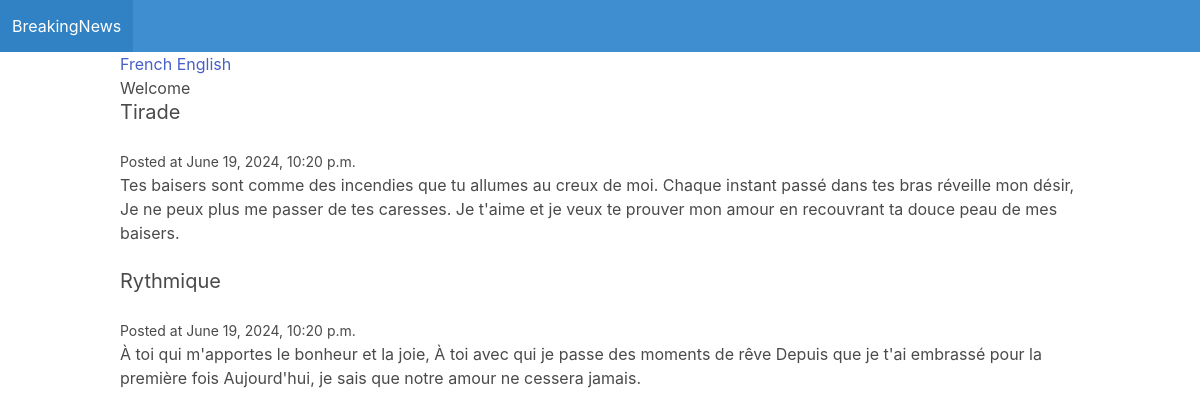
Before: /en/ with the older database file.
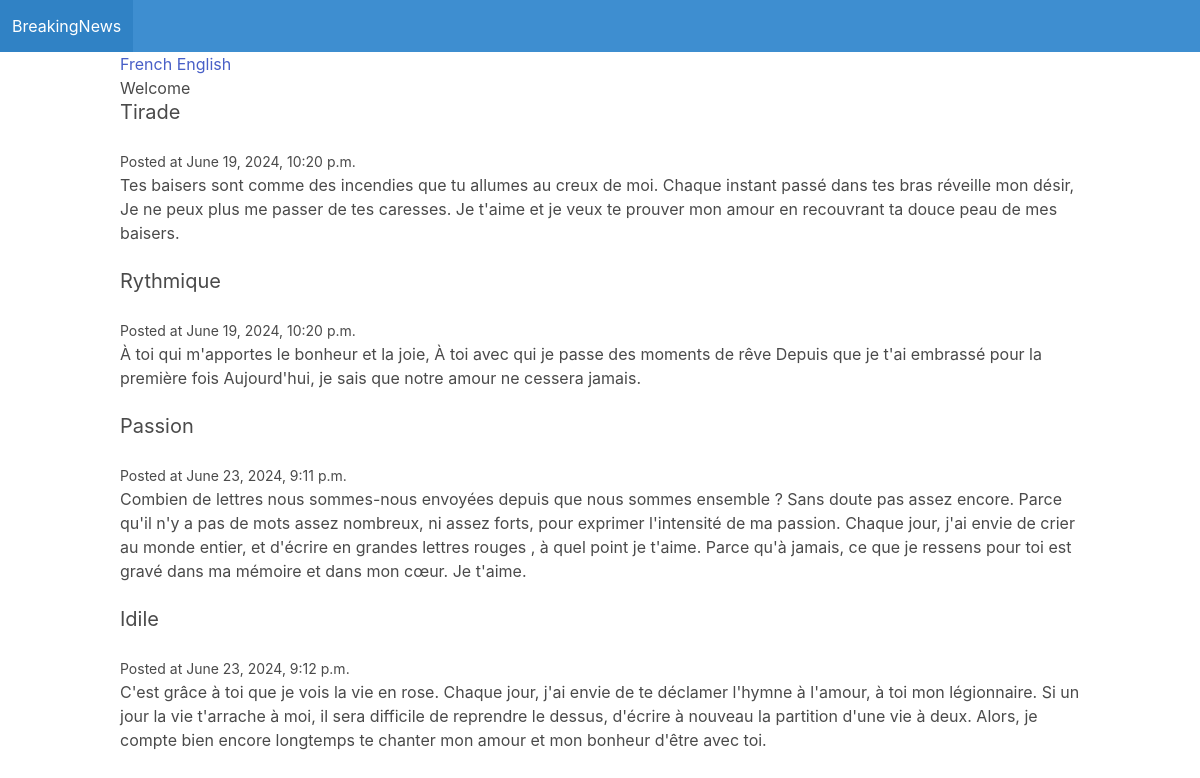
After: the same page with the newer database file.
### blog/models.py (models this page shows)
class Post(models.Model):
    title = models.CharField(max_length=255)
    content = models.CharField(max_length=500)
    publication_date = models.DateTimeField(auto_now_add=True)

### blog/views.py (the view)
# urls.py: path('', ExtendedFront, name='ExtendedFront'),
def ExtendedFront(request):
    posts = Post.objects.all()
    return render(request, 'blog/ExtendedFront.html', {'posts': posts})

### blog/templates/blog/ExtendedFront.html
{% extends 'blog/base.html' %} {% load i18n %} {% block content %}
<a href="/fr/" role="button">{% trans "French" %}</a>
<a href="/en/" role="button">{% trans "English" %}</a>
<div class="bienvenue">{% trans "Welcome" %}</div>
{% for post in posts %}
<div class="post block">
  <h2 class="subtitle">{{ post.title }}</h2>
  <small>{% trans "Posted at" %} {{ post.publication_date }}</small>
  <p>{{ post.content }}</p>
</div>
{% endfor %} {% endblock %}

### blog/templates/blog/base.html (shortened to what this page needs)
<!DOCTYPE html>
<html lang="en">
  <head>
    <link
      rel="stylesheet"
      href="https://cdn.jsdelivr.net/npm/bulma@0.9.1/css/bulma.min.css"
    />
  </head>
  <body>
    <nav class="navbar is-info">
      <div class="navbar-brand">
        <a href="/" class="navbar-item">BreakingNews</a>
      </div>
    </nav>
    <section>
      <div class="container">{% block content %} {% endblock %}</div>
    </section>
  </body>
</html>

Changed rows visible on the page:
added Post: title "Passion", publication_date "June 23, 2024, 9:11 p.m.", content "Combien de lettres nous sommes-nous envoyées depuis que nous sommes ensemble ? Sans doute pas assez encore. Parce qu'il n'y a pas de mots assez nombreux, ni assez forts, pour exprimer l'intensité de ma passion. Chaque jour, j'ai envie de crier au monde entier, et d'écrire en grandes lettres rouges , à quel point je t'aime. Parce qu'à jamais, ce que je ressens pour toi est gravé dans ma mémoire et dans mon cœur. Je t'aime."
added Post: title "Idile", publication_date "June 23, 2024, 9:12 p.m.", content "C'est grâce à toi que je vois la vie en rose. Chaque jour, j'ai envie de te déclamer l'hymne à l'amour, à toi mon légionnaire. Si un jour la vie t'arrache à moi, il sera difficile de reprendre le dessus, d'écrire à nouveau la partition d'une vie à deux. Alors, je compte bien encore longtemps te chanter mon amour et mon bonheur d'être avec toi."
